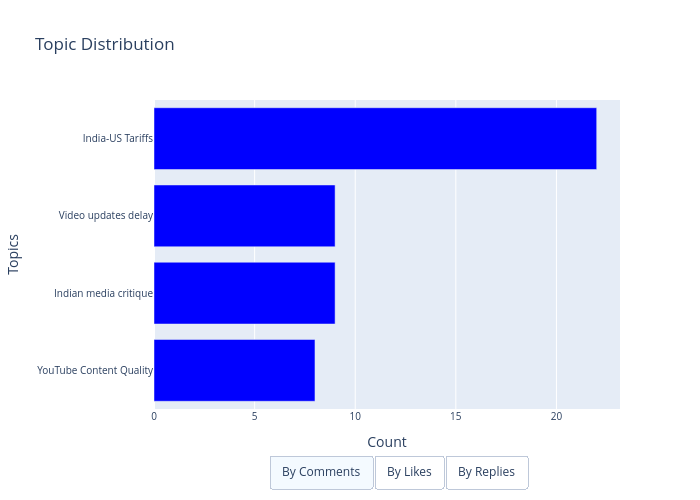

Notebook cell for this chart:
### Code cell
import plotly.graph_objects as go

# Example topic names
topic_names = [t['name'].split('_')[1] for t in variables['topics']]

# Example values
by_comments = [t['size'] for t in variables['topics']]
by_likes = [t['total_likes'] for t in variables['topics']]
by_replies = [t['total_replies'] for t in variables['topics']]


fig = go.Figure()

# Default trace (comments)
fig.add_trace(go.Bar(
    y=topic_names,
    x=by_comments,
    name="Comments",
    orientation="h",
    marker=dict(color="blue")
))

# Add buttons to switch data
fig.update_layout(
    updatemenus=[
        dict(
            # position="bottom",
            type="buttons",
            direction="right",
            x=0.8, y=-0.15,
            showactive=True,
            buttons=[
                dict(
                    # position="bottom",
                    label="By Comments",
                    method="update",
                    args=[{"x":[by_comments], "name":"Comments"},
                          {"title":"Topic Distribution by Comments"}]
                ),
                dict(
                    label="By Likes",
                    method="update",
                    args=[{"x":[by_likes], "name":"Likes"},
                          {"title":"Topic Distribution by Likes"}]
                ),
                dict(
                    label="By Replies",
                    method="update",
                    args=[{"x":[by_replies], "name":"Replies"},
                          {"title":"Topic Distribution by Replies"}]
                )
            ]
        )
    ],
    yaxis=dict(title = "Topics",tickfont = dict(size=10),categoryorder="total ascending"),   # or "total descending"
    xaxis=dict(title = "Count",tickfont = dict(size=10)),   

    title="Topic Distribution",
    # xaxis_title="Count",
    # yaxis_title="Topics",
    height=500,
    width=700,
    paper_bgcolor="white"
)

fig.show()

### Figure 1 — Plotly figure (JSON) as saved in the notebook; plotly's stock layout.template omitted (floating-point values rounded to 4 significant figures)
{"data": [{"marker": {"color": "blue"}, "name": "Comments", "orientation": "h", "type": "bar", "x": [22, 9, 9, 8], "y": ["India-US Tariffs", "Indian media critique", "Video updates delay", "YouTube Content Quality"]}], "layout": {"height": 500, "paper_bgcolor": "white", "title": {"text": "Topic Distribution"}, "updatemenus": [{"buttons": [{"args": [{"name": "Comments", "x": [[22, 9, 9, 8]]}, {"title": "Topic Distribution by Comments"}], "label": "By Comments", "method": "update"}, {"args": [{"name": "Likes", "x": [[22429, 10785, 15771, 10086]]}, {"title": "Topic Distribution by Likes"}], "label": "By Likes", "method": "update"}, {"args": [{"name": "Replies", "x": [[404, 291, 231, 104]]}, {"title": "Topic Distribution by Replies"}], "label": "By Replies", "method": "update"}], "direction": "right", "showactive": true, "type": "buttons", "x": 0.8, "y": -0.15}], "width": 700, "xaxis": {"tickfont": {"size": 10}, "title": {"text": "Count"}}, "yaxis": {"categoryorder": "total ascending", "tickfont": {"size": 10}, "title": {"text": "Topics"}}}}
